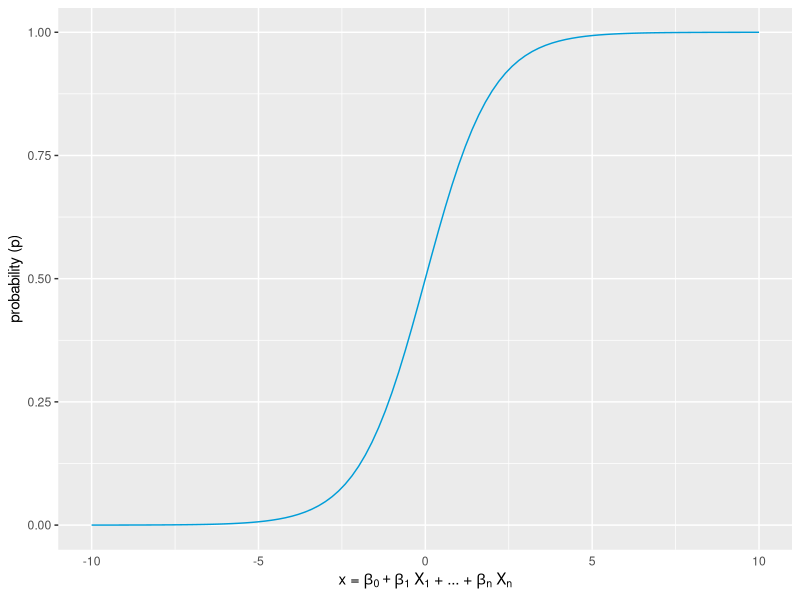

Source code (R):
## ---- chunk 1
knitr::opts_chunk$set(echo = TRUE)
library(plyr)
library(dplyr)
library(ggplot2)
## ---- chunk 2

curve <- function(x) (exp(x)/(1+(exp(x))))

set.seed(1500)
ggplot(data = data.frame(x=rnorm(10000)), mapping = aes(x = x)) +
    stat_function(fun = curve, color = "#009DD8") +
    ylim(0,1)+
    xlim(-10,10) + 
    theme(axis.ticks.x = element_blank()) +
    ylab('probability (p)') +
    xlab(label = expression(x~'='~beta[0] + beta[1]~X[1]~'+'~'... +'~beta[n]~X[n]))

